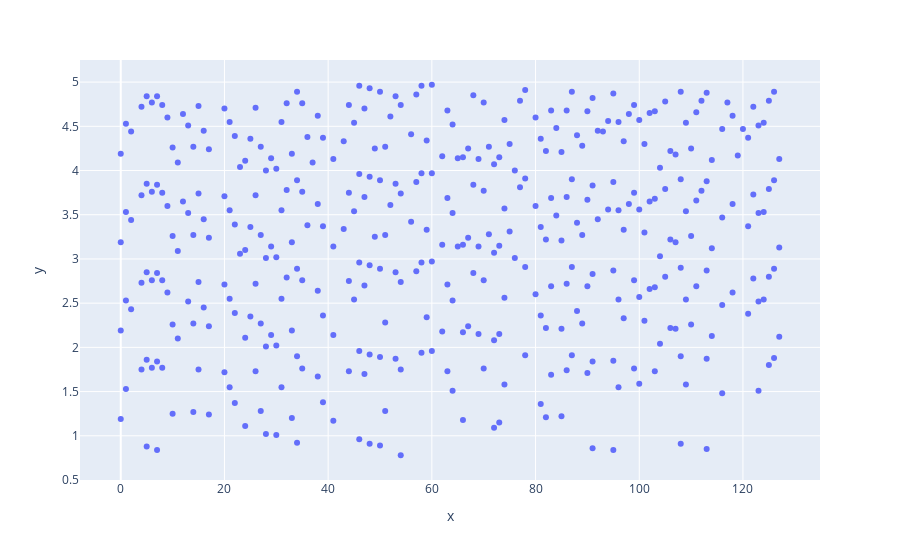

Here is the notebook cell this chart was saved with:
### Code cell
px.scatter(x=s1_i1.indices[0], y=s1_i1.times)

### Figure 1 — Plotly figure (JSON) as saved in the notebook; plotly's stock layout.template omitted (floating-point values rounded to 4 significant figures; data arrays with more than 128 entries replaced by an {"elided": "..."} marker saying what was removed)
{"data": [{"hovertemplate": "x=%{x}<br>y=%{y}<extra></extra>", "legendgroup": "", "marker": {"color": "#636efa", "symbol": "circle"}, "mode": "markers", "name": "", "orientation": "v", "showlegend": false, "type": "scatter", "x": {"elided": "405 int values"}, "xaxis": "x", "y": {"elided": "405 float values"}, "yaxis": "y"}], "layout": {"legend": {"tracegroupgap": 0}, "margin": {"t": 60}, "xaxis": {"anchor": "y", "domain": [0, 1], "title": {"text": "x"}}, "yaxis": {"anchor": "x", "domain": [0, 1], "title": {"text": "y"}}}}
